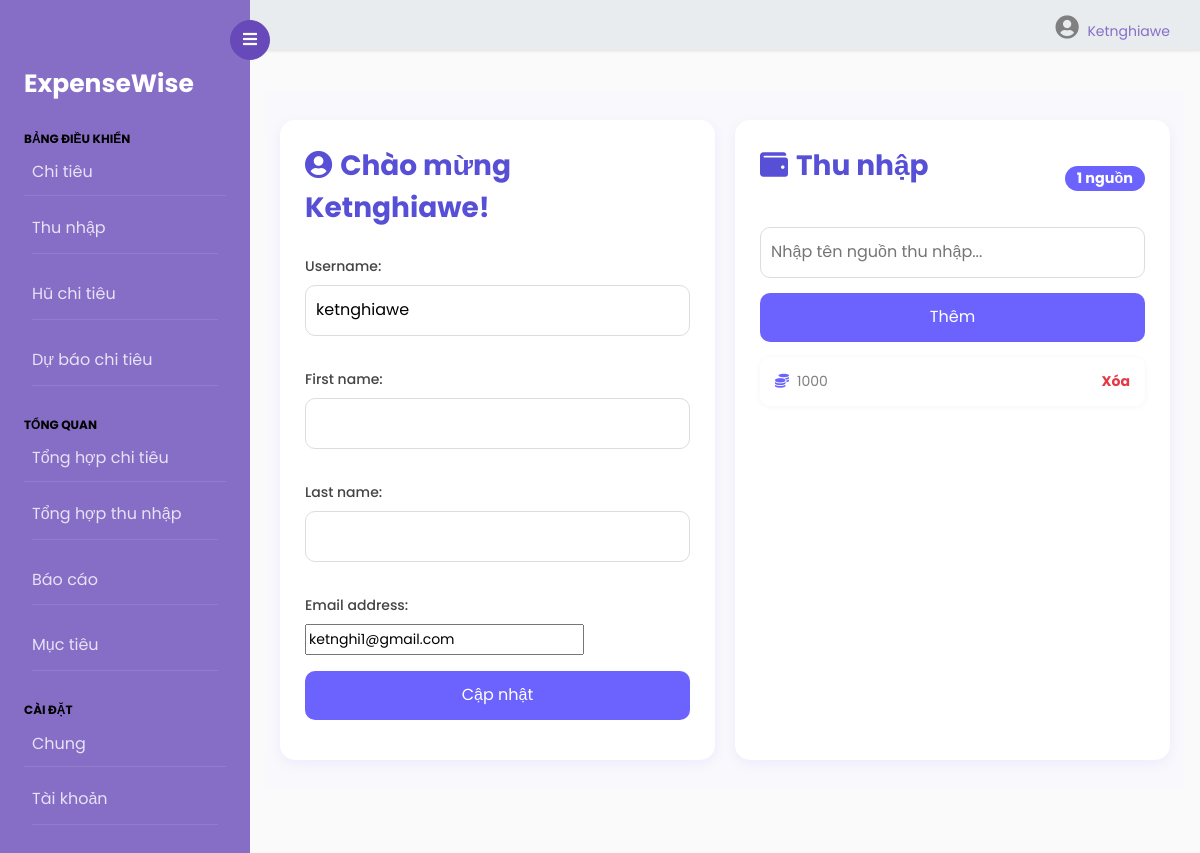
Page /account/ (signed in) on the earlier database version.
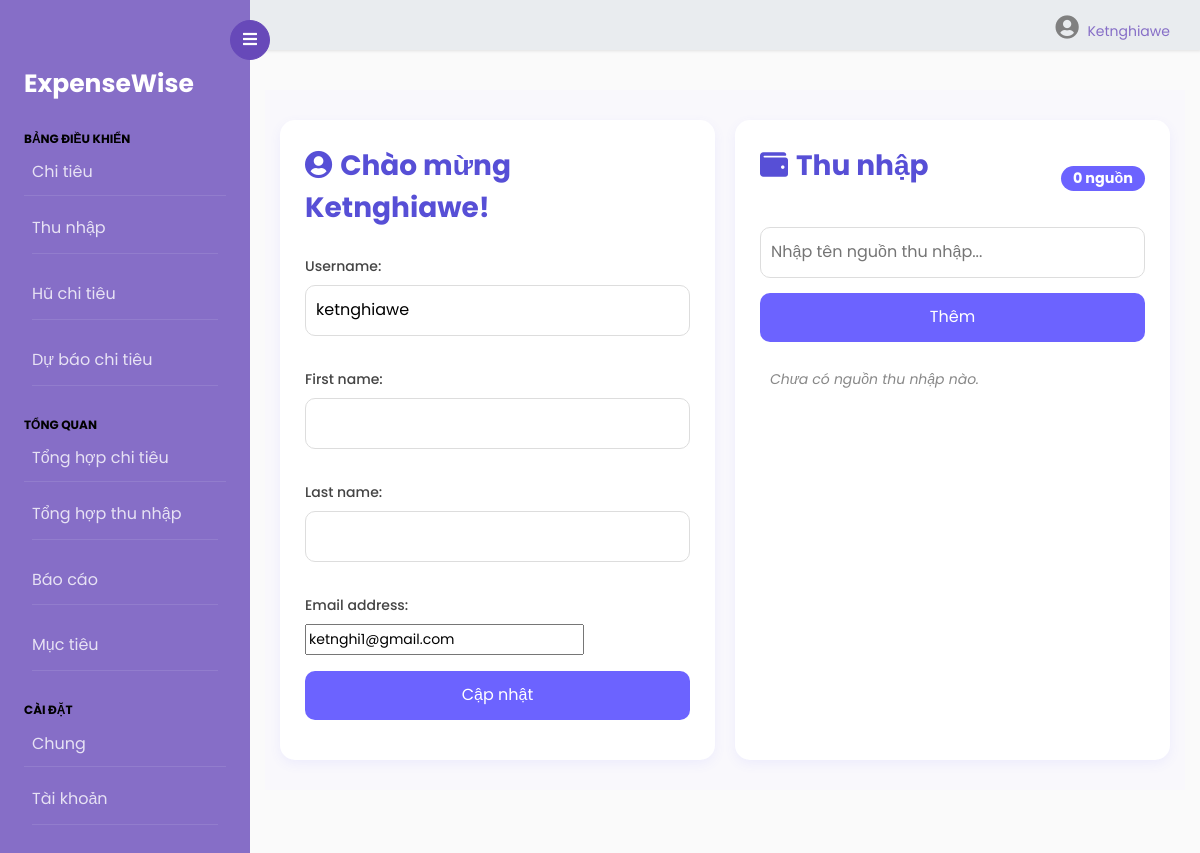
Same page on the later database version.
### userincome/models.py (models this page shows)
class Source(models.Model):
    name = models.CharField(max_length=255)
    owner = models.ForeignKey(to=User, on_delete=models.CASCADE)
    def __str__(self):
        return self.name

### userprofile/views.py (the view)
# urls.py: path('account/',include('userprofile.urls'))
def userprofile(request):
    Sources=Source.objects.filter(owner=request.user)
    if request.user.is_authenticated:
        if request.method=="POST":
            form=User_Profile(data=request.POST,instance=request.user)
            if form.is_valid():
                form.save()
                messages.success(request,'Profile Updated Successfully!!')
        else:
            form=User_Profile(instance=request.user)
        return render(request,'userprofile/profile.html',{'form':form,'sources':Sources})
    else:
        messages.info(request,"You need to login first to view your profile")
        return HttpResponseRedirect('/authentication/login/')

### userprofile/forms.py
class User_Profile(UserChangeForm):
    password=None
    class Meta:
        model = User
        fields=['username','first_name','last_name','email']

### templates/userprofile/profile.html (shortened to what this page needs)
{% extends "base.html" %}
{% block content %}
<div class="container">
    <div class="form-section">
        <h3><i class="fas fa-user-circle me-2"></i>Chào mừng {{ request.user.username|capfirst }}!</h3>
        <form action="" method="post">
            {% for fm in form %}
                <div class="mb-3">
                    <label>{{ fm.label_tag }}</label>
                    {{ fm }}
                </div>
            {% endfor %}
            <input type="submit" value="Cập nhật">
        </form>
    </div>
    <div class="source-section">
        <div class="section-title">
            <h3><i class="fas fa-wallet me-2"></i>Thu nhập</h3>
            <span class="badge">{{ sources|length }} nguồn</span>
        </div>
        <form action="{% url 'addSource' %}" method="POST">
            <input type="text" name="Source" placeholder="Nhập tên nguồn thu nhập...">
            <input type="submit" value="Thêm">
        </form>
        <ul>
            {% if sources %}
                {% for source in sources %}
                <li class="list">
                    <span><i class="fas fa-coins"></i>{{ source }}</span>
                    <a href="{% url 'deleteSource' source.id %}">Xóa</a>
                </li>
                {% endfor %}
            {% else %}
                <div class="no-data">Chưa có nguồn thu nhập nào.</div>
            {% endif %}
        </ul>
    </div>
</div>
{% endblock content %}

### templates/navbar.html (shortened to what this page needs)
<!DOCTYPE html>
<html>
<head>
    <link rel="stylesheet" href="https://cdnjs.cloudflare.com/ajax/libs/font-awesome/5.15.3/css/all.min.css">
</head>
<body>
    <nav class="navbar">
        <ul>
            <li>
                {% if request.user.is_authenticated %}
                <i class="fas fa-user-circle" style="font-size:24px"></i>
                <a href="#" class="user">{{ request.user.username|capfirst }}</a>
                {% else %}
                <a href="{% url 'login' %}">Đăng nhập</a>
                <a href="{% url 'register' %}">Đăng ký</a>
                {% endif %}
            </li>
        </ul>
    </nav>
</body>
</html>

Differences in the rows shown:
removed Source: name "1000"
Other differences:
{{ sources|length }}: "1" → "0"
text now shown: "Chưa có nguồn thu nhập nào."
